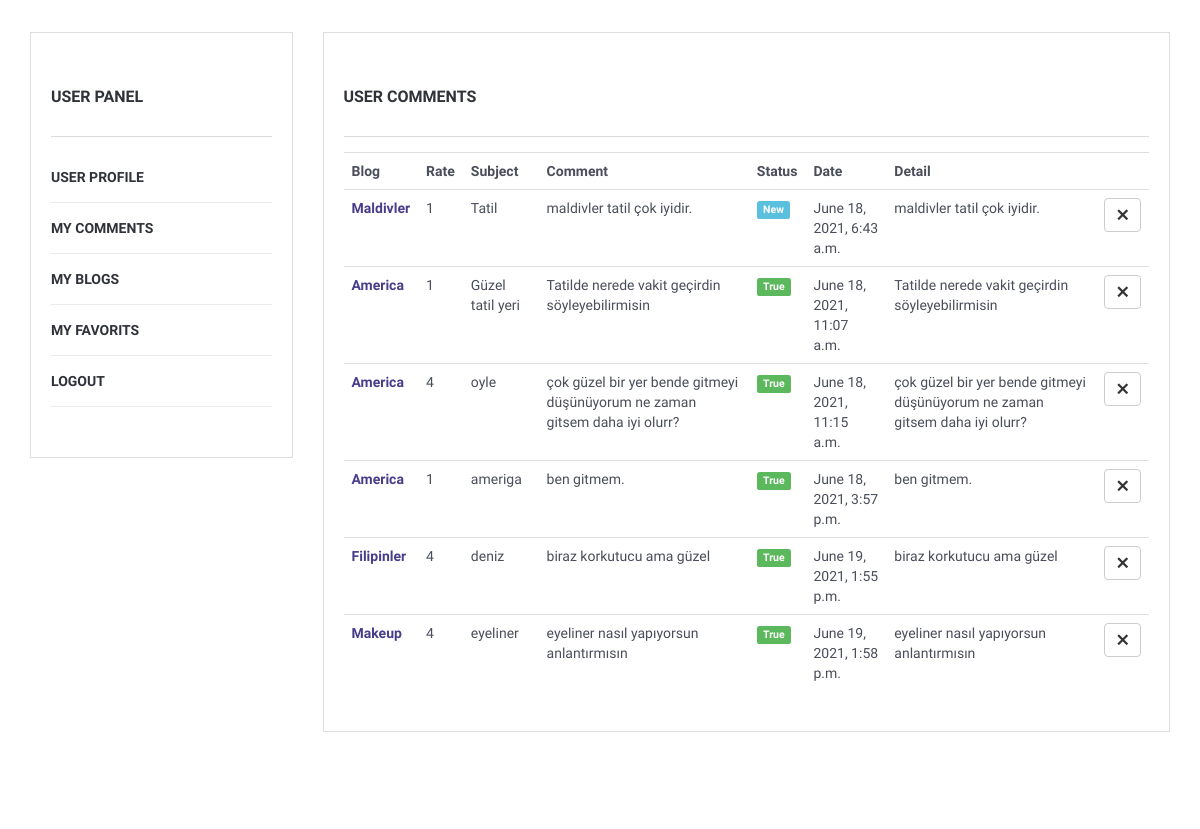
Before: /user/comments/ (signed in, middle part) with the older database file.
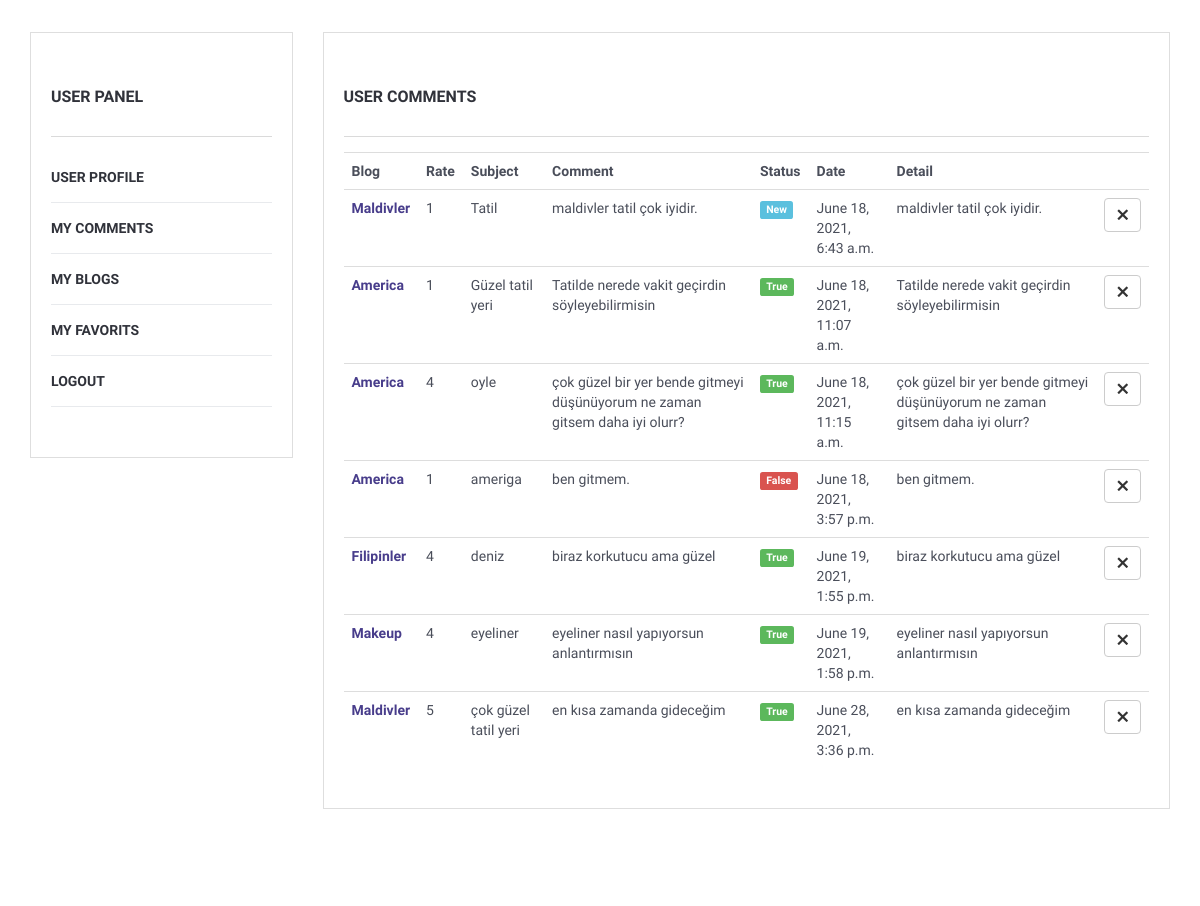
After: the same page with the newer database file.
### blog/models.py (models this page shows, shortened)
class Comment(models.Model):
    STATUS = { #seçim
        ('New','Yeni'),
        ('True','Evet'),
        ('False','Hayır'),
    }
    subject = models.CharField(blank=True,max_length=50)
    blog = models.ForeignKey(Blog,on_delete=models.CASCADE) #ilişkilendirme category ile
    user = models.ForeignKey(User,on_delete=models.CASCADE) #ilişkilendirme user ile
    rate = models.IntegerField(blank=True)
    comment = models.TextField(blank=True,max_length=200)
    status = models.CharField(max_length=10,choices= STATUS,default='New') #açılan kutuda seçim olanı gelmesi için
    ip = models.CharField(blank=True, max_length=20)
    create_at = models.DateTimeField(auto_now_add=True)
    update_at = models.DateTimeField(auto_now=True)

class Blog(models.Model):
    STATUS = { #seçim
        ('True','Evet'),
        ('False','Hayır'),
    }
    title = models.CharField(blank=True,max_length=100)
    description = models.CharField(blank=True,max_length=255)
    keywords = models.CharField(blank=True,max_length=255)
    image = models.ImageField(blank=True,upload_to='images/')
    status = models.CharField(max_length=10,choices= STATUS) #açılan kutuda seçim olanı gelmesi için
    category = models.ForeignKey(Category,on_delete=models.CASCADE) #ilişkilendirme category ile
    user = models.ForeignKey(User,on_delete=models.CASCADE) #ilişkilendirme user ile
    detail = RichTextUploadingField()
    slug = models.SlugField(null=False,unique=True) #metinsel olarak çağırmak için
    file = models.FileField(blank=True,upload_to='files/')
    create_at = models.DateTimeField(auto_now_add=True)
    update_at = models.DateTimeField(auto_now=True)
    def image_tag(self):    #resmi admin panelde göstermesi için
        return mark_safe('<img src="{}" height="50"/>'.format(self.image.url))
    image_tag.short_description = 'Image'

### user/views.py (the view)
# urls.py: path('comments/', views.comments,name='comments'),
@login_required(login_url='/login') # Check login
def comments(request):
    category = Category.objects.all()
    current_user = request.user
    comments = Comment.objects.filter(user_id=current_user.id)
    context = {
        'category': category,
        'comments': comments,
    }
    return render(request, 'user_comments.html', context)

### user/templates/user_comments.html (shortened to what this page needs)
{% extends 'homebase.html' %}
{% block content %}
    <div class="section">
        <div class="container">
            <div class="row">
                <div class="col-md-3">
                    <div class="section-row">
                        <div class="dashboard-wrapper dashboard-user-profile">
                            {% include 'user_panel.html' %}
                        </div>
                    </div>
                </div>
                <div class="col-md-9">
                    <div class="aside-widget">
                        <div class="dashboard-wrapper dashboard-user-profile">
                            <div class="section-title">
                                <h2 class="title">User Comments</h2>
                            </div>
                            <div class="table-responsive">
                                <table class="table">
                                    <tr>
                                        <th>Blog</th>
                                        <th>Rate</th>
                                        <th>Subject</th>
                                        <th>Comment</th>
                                        <th>Status</th>
                                        <th>Date</th>
                                        <th>Detail</th>
                                        <th></th>
                                    </tr>
                                    {% for rs in comments %}
                                        <tr>
                                            <td>
                                                <a href="/blog/{{ rs.blog.id }}/{{ rs.blog.slug }}" >
                                                 <strong style="color: darkslateblue">{{ rs.blog.title }}</strong>
                                                </a>
                                            </td>
                                            <td>{{ rs.rate }}</td>
                                            <td>{{ rs.subject }}</td>
                                            <td>{{ rs.comment }}</td>
                                            <td>
                                                {% if 'New' == rs.status %}
                                                    <span class="label label-info">{{ rs.status }}</span>
                                                {% endif %}
                                                {% if 'True' == rs.status %}
                                                    <span class="label label-success">{{ rs.status }}</span>
                                                {% endif %}
                                                {% if 'False' == rs.status %}
                                                    <span class="label label-danger">{{ rs.status }}</span>
                                                {% endif %}
                                            </td>
                                            <td>{{ rs.create_at }}</td>
                                            <td>{{ rs.comment }}</td>
                                            <td>
                                                <div class="btn-group" role="group">
                                                    <a type="button" class="btn btn-default" href="/user/deletecomment/{{ rs.id }}" onclick="return confirm('Will be Delete ! are you sure?')"><i class="tf-ion-close" aria-hidden="true" ></i></a>
                                                </div>
                                            </td>
                                        </tr>
                                    {% endfor %}
                                </table>
                            </div>
                        </div>
                    </div>
                </div>
            </div>
        </div>
    </div>
{% endblock %}

Changed rows visible on the page:
changed Comment "ameriga": status "True" → "False"
added Comment: blog "Maldivler", rate "5", subject "çok güzel tatil yeri", comment "en kısa zamanda gideceğim", status "True", create_at "June 28, 2021, 3:36 p.m."
